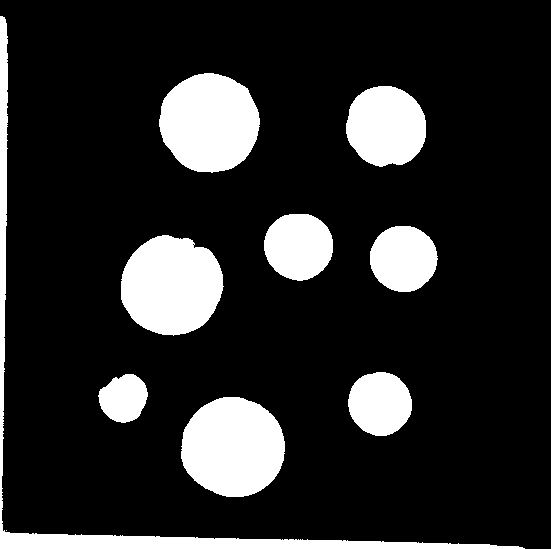
#> input picture ImageInspectionController/test/threshold.png, 551 x 549 px, found by its file name
$ python kiritori.py
#> lines starting #> are read from the running program, lines starting #| are printed output that depends on the picture; after the words box and inside, x2 and y2 are one past the last pixel; in counts of white or black regions, pixels touching at a corner belong together
import cv2


def crop_image(image, x, y, width, height):
    cropped_image = image[y:y+height, x:x+width]
    return cropped_image


# 画像を読み込む
image = cv2.imread('ImageInspectionController/test/threshold.png')
#> image is the input picture: shape (549, 551, 3); 16.3% white; 10 white regions (1 under 20 px), largest, box (x1, y1, x2, y2) and area: (181, 397, 285, 497) 8162, (0, 16, 525, 549) 8097, (121, 235, 224, 336) 7987

# 切り取る領域の座標とサイズ（例: x, y, width, height）
x, y, width, height = 100, 50, 200, 150

# 画像を切り取る
cropped = crop_image(image, x, y, width, height)
#> in crop_image, `cropped_image = image[y:y+height, x:x+width]`:
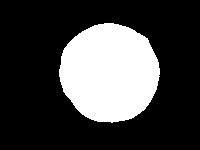
#> cropped_image: shape (150, 200, 3); 26% white; 1 white region, box (x1, y1, x2, y2) and area: (59, 23, 160, 123) 7804

# 切り取られた画像を表示
cv2.imshow('Cropped Image', cropped)
cv2.waitKey(0)
cv2.destroyAllWindows()
